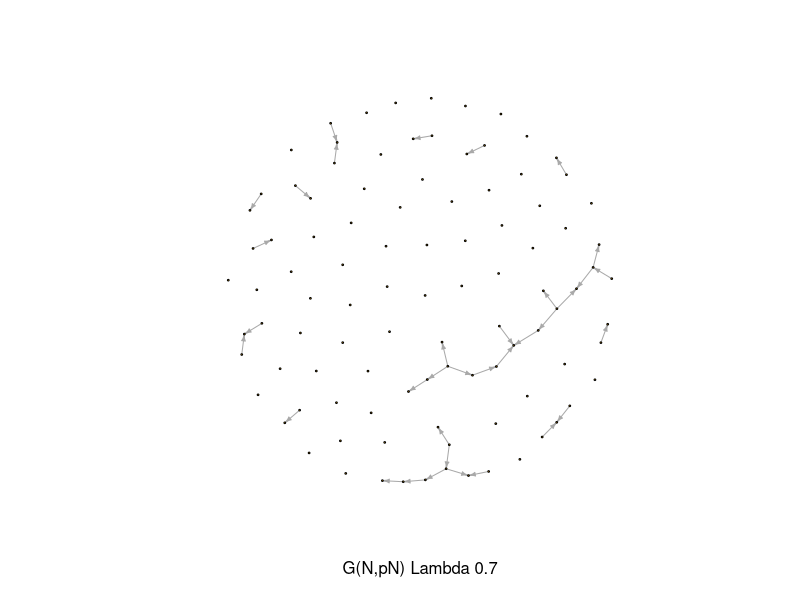
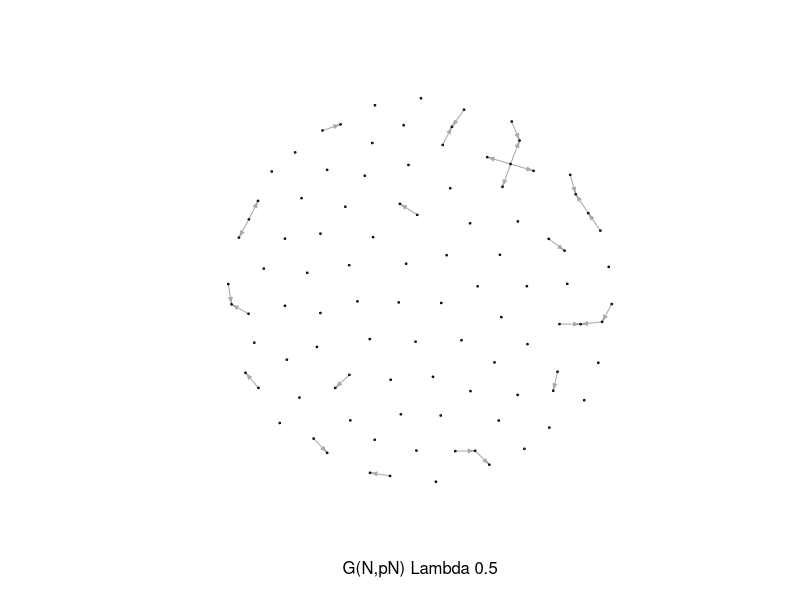
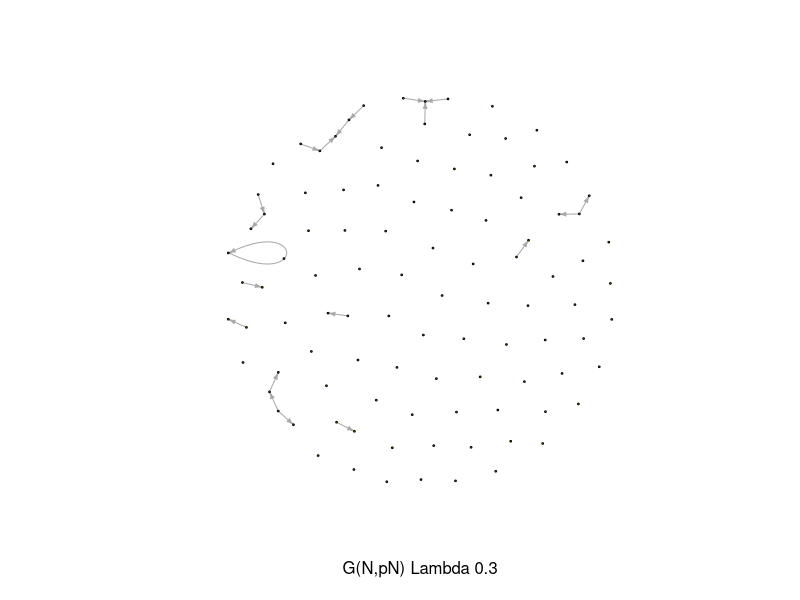
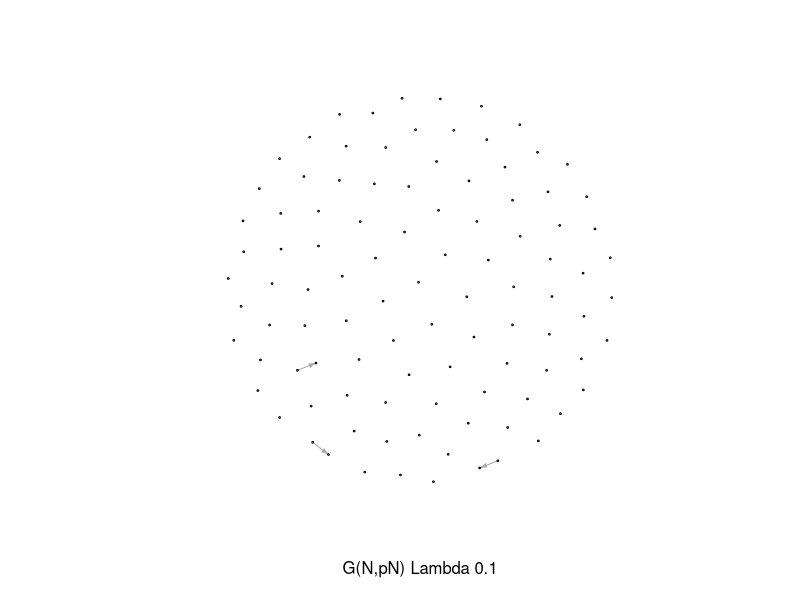
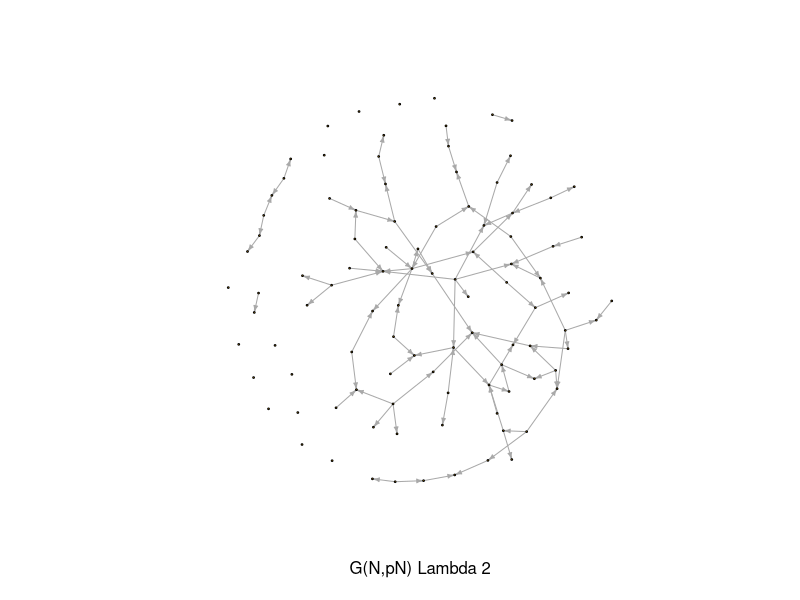
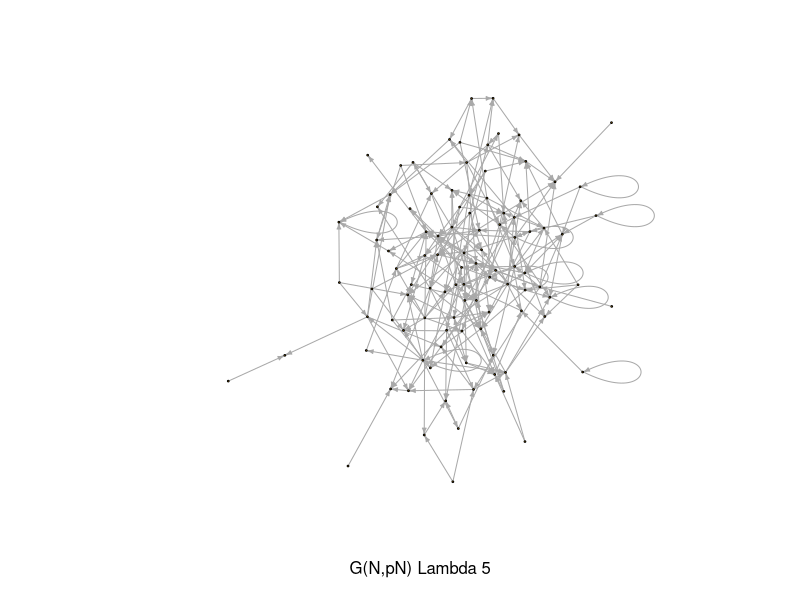
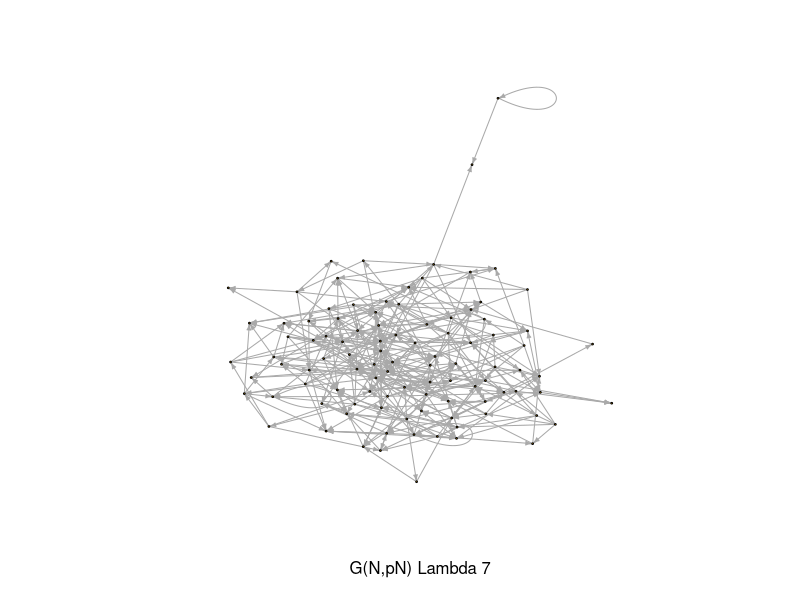
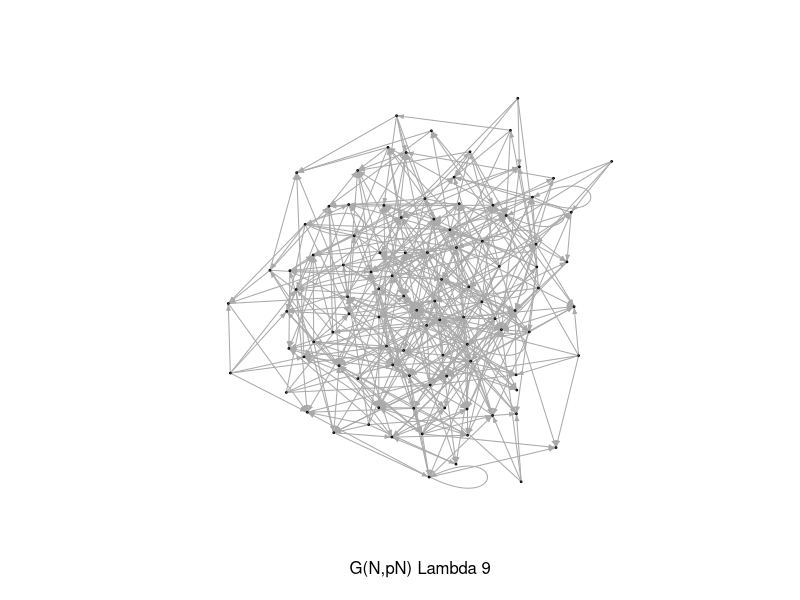

The R script that drew these images, in order: (Note: this script raises an error after producing the figures.)

library(igraph)

# Modelo G(n,p)
gnp_model<-function(n,p){
  M <- matrix(0, ncol = n, nrow = n)
    for(i in 1:n){
      for(j in 1:i){
          if(runif(1) <= p){
             M[i,j] <- 1
           } else{
            M[i,j] <- 0
           }
      }
    }
M
}

# G(n,pn) Model
gnpn_model<-function(n,lambda){
  M <- matrix(0, ncol = n, nrow = n)
  pn <- lambda/n
  for(i in 1:n){
    for(j in 1:i){
      if(runif(1) <= pn){
        M[i,j] <- 1
      } else{
        M[i,j] <- 0
      }
    }
  }
  M
}

# Exercicio 3

N <- 100

# Valores de lambda < 1
g1 <- gnpn_model(N,0.7) %>% graph_from_adjacency_matrix()
g2 <- gnpn_model(N,0.5) %>% graph_from_adjacency_matrix()
g3 <- gnpn_model(N,0.3) %>% graph_from_adjacency_matrix()
g4 <- gnpn_model(N,0.1) %>% graph_from_adjacency_matrix()

plot(g1, vertex.label= NA, edge.arrow.size=0.3,vertex.size = 0.9, 
            xlab = "G(N,pN) Lambda 0.7")
plot(g2, vertex.label= NA, edge.arrow.size=0.3,vertex.size = 0.9, 
     xlab = "G(N,pN) Lambda 0.5")
plot(g3, vertex.label= NA, edge.arrow.size=0.3,vertex.size = 0.9, 
     xlab = "G(N,pN) Lambda 0.3")
plot(g4, vertex.label= NA, edge.arrow.size=0.3,vertex.size = 0.9, 
     xlab = "G(N,pN) Lambda 0.1")


# Valores de lambda > 1
g1 <- gnpn_model(N,2) %>% graph_from_adjacency_matrix()
g2 <- gnpn_model(N,5) %>% graph_from_adjacency_matrix()
g3 <- gnpn_model(N,7) %>% graph_from_adjacency_matrix()
g4 <- gnpn_model(N,9) %>% graph_from_adjacency_matrix()

plot(g1, vertex.label= NA, edge.arrow.size=0.3,vertex.size = 0.9, 
     xlab = "G(N,pN) Lambda 2")
plot(g2, vertex.label= NA, edge.arrow.size=0.3,vertex.size = 0.9, 
     xlab = "G(N,pN) Lambda 5")
plot(g3, vertex.label= NA, edge.arrow.size=0.3,vertex.size = 0.9, 
     xlab = "G(N,pN) Lambda 7")
plot(g4, vertex.label= NA, edge.arrow.size=0.3,vertex.size = 0.9, 
     xlab = "G(N,pN) Lambda 9")

# quanto maior o tamanho de lambda mais conectado será o gráfico



# Exercicio 4

gnpn_model<-function(n,lambda){
  M <- matrix(0, ncol = n, nrow = n)
  pn <- lambda/n
  for(i in 1:n){
    for(j in 1:i){
      if(runif(1) <= pn){
        M[i,j] <- M[j,i] <- 1 # atores a e b se influenciam mutuamente
        
      } else{
        M[i,j] <- 0
      }
    }
  }
  M
}

set.seed(1994) 
g1 <-  gnpn_model(N,0.5) %>% graph_from_adjacency_matrix()
plot(g1, vertex.label= NA, edge.arrow.size=0.3,vertex.size = 0.9, 
     xlab = "G(N,pN) Lambda 0.5")

g2 <-  gnpn_model(N,5) %>% graph_from_adjacency_matrix()
plot(g2, vertex.label= NA, edge.arrow.size=0.3,vertex.size = 1, xlab = "G(N,pN) Lambda 5")

N <- 100
t <- 1000 #instantes
x <- c(+1,-1) # opiniões
set.seed(123) 
X0 <- sample(x,N,replace=TRUE) # lista de opiniões inicias
Xn <- matrix(0,nrow = t,ncol = N)
An <- c()
opin <- c()

atores <- seq(1:N)
g1 <- g2
Xn[1,] <- t(X0)
for(i in 1:t){
  set.seed(i*123)
  An[i] <- sample(atores,size = 1) # sorteando o ator que emitiu a opinião no instante n
        if((length(g1[[An[i]]])==1) & (unlist(g1[[An[i]]])[1]%in%NA)){ # saber se o ator tem influenciador
          if(i!=1){
                Xn[i,An[i]] <- Xn[1,An[i]] # opinião é mantida na isicial
                Xn[i,!An[i]] <- Xn[i-1,!An[i]] # outros atores atualizam a opinião de acordo com a anterior
              } 
                
          
        } else {
          
          if(length(unlist(g1[[An[i]]]))==1){
            print("Entrou aqui")
            influes <- unlist(g1[[An[i]]])
            if(i==1){
              Xn[i,An[i]] <- Xn[i,influes]
            }else{
              Xn[i,An[i]] <- Xn[i-1,influes]
              Xn[i,!An[i]] <- Xn[i-1,!An[i]] 
            }
          }  
          
            if(length(unlist(g1[[An[i]]])) >1){
              print("Não entrou")
             influes <- unlist(g1[[An[i]]])
             influ <- sample(influes,size = 1)
                if(i==1){
                Xn[i,An[i]] <- Xn[i,influ]
                 }else{
                Xn[i,An[i]] <- Xn[i-1,influ]
                Xn[i,!An[i]] <- Xn[i-1,!An[i]] 
                }
        }  
        }
       
       
       for(k in 1:length(atores)){
         if(k != An[i]){
           print(k)
           if(i==1){
             Xn[i,k] <- Xn[i,k]
           } else{
             Xn[i,k] <- Xn[i-1,k]
           }
         }
         
       }
       
}

dados <- tibble(tempo=c(seq(1:t)),positiva=c(rep(0,t)),negativa=c(rep(0,t)))
dados1 <- reshape2::melt(dados,id="tempo",measure.vars = c("positiva", "negativa"))

for(k in 1:t){
  dados[k,2] <- sum(Xn[k,]==1)
  dados[k,3] <- sum(Xn[k,]== -1)
}

ggplot(dados1, aes(x=tempo,y=value, color=variable))+
  geom_line(size=1)+ ylab("Frequência") +xlab("Tempo")+
  theme_bw()+
  ggtitle("Lambda 0.5")+
  theme(legend.position ="bottom", legend.title=element_blank(),
        axis.text=element_text(size=12, face="bold", colour="gray24"), # modifica os textos dos eixos
        axis.title=element_text(size=12,face="bold"))


